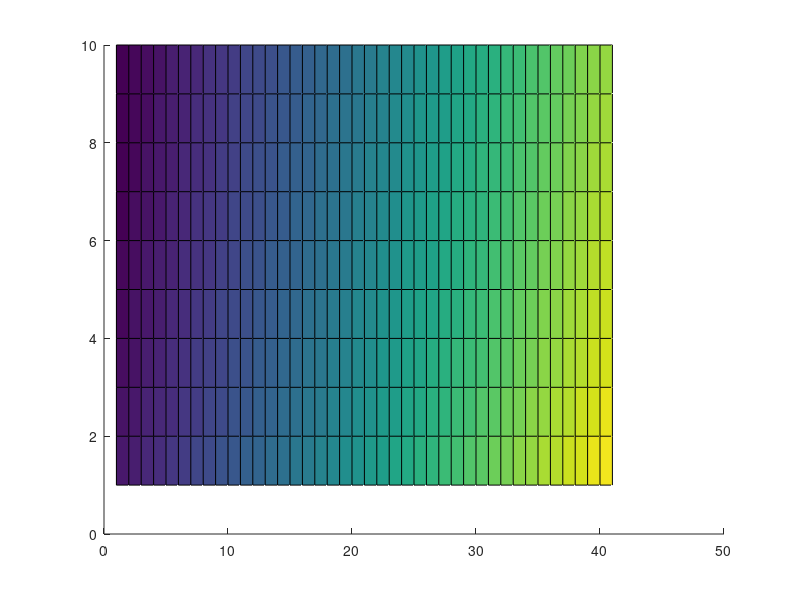

The MATLAB source for this figure:
% for x = 10:50
%      numbers = zeros(1,x+1);
%     for i = 0:x
%         numbers(i+1) = (x/(1+x))^(2*i);
%     end
%     factor = (1/(1+x)+ (x/(1+x))/x^2);
%     output(x-9) = factor*sum(numbers);
% end
%plot(output);
   
figure
hold on
c = zeros(10,40);
for j=1:10
    C_1 = 1/j;
    for x = 10:50
        C_2 = 1/x;
        partials = zeros(1,30);
        for k = 0:31
            partials(k+1) = (C_2/(C_1+C_2))^(2*k);
        end
        factor = (C_1/(C_1 + C_2) + (C_1*C_2/(C_1+C_2))/(C_2)^2);
        output(j, x-9) = factor*sum(partials);
    end
end
surf(output)
